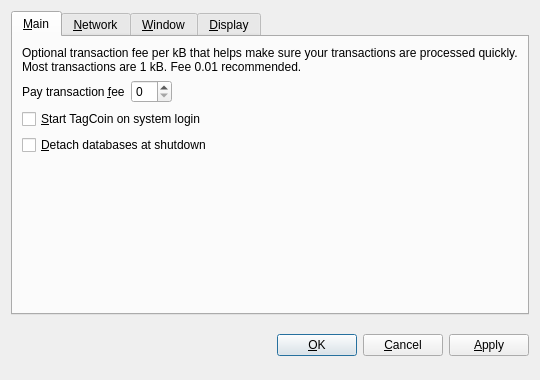
<?xml version="1.0" encoding="UTF-8"?>
<ui version="4.0">
 <class>OptionsDialog</class>
 <widget class="QDialog" name="OptionsDialog">
  <property name="geometry">
   <rect>
    <x>0</x>
    <y>0</y>
    <width>540</width>
    <height>380</height>
   </rect>
  </property>
  <property name="windowTitle">
   <string>Options</string>
  </property>
  <property name="modal">
   <bool>true</bool>
  </property>
  <layout class="QVBoxLayout" name="verticalLayout">
   <item>
    <widget class="QTabWidget" name="tabWidget">
     <property name="tabPosition">
      <enum>QTabWidget::North</enum>
     </property>
     <property name="currentIndex">
      <number>0</number>
     </property>
     <widget class="QWidget" name="tabMain">
      <attribute name="title">
       <string>&amp;Main</string>
      </attribute>
      <layout class="QVBoxLayout" name="verticalLayout_Main">
       <item>
        <widget class="QLabel" name="transactionFeeInfoLabel">
         <property name="text">
          <string>Optional transaction fee per kB that helps make sure your transactions are processed quickly. Most transactions are 1 kB. Fee 0.01 recommended.</string>
         </property>
         <property name="textFormat">
          <enum>Qt::PlainText</enum>
         </property>
         <property name="wordWrap">
          <bool>true</bool>
         </property>
        </widget>
       </item>
       <item>
        <layout class="QHBoxLayout" name="horizontalLayout_Main">
         <item>
          <widget class="QLabel" name="transactionFeeLabel">
           <property name="text">
            <string>Pay transaction &amp;fee</string>
           </property>
           <property name="textFormat">
            <enum>Qt::PlainText</enum>
           </property>
           <property name="buddy">
            <cstring>transactionFee</cstring>
           </property>
          </widget>
         </item>
         <item>
          <widget class="BitcoinAmountField" name="transactionFee"/>
         </item>
         <item>
          <spacer name="horizontalSpacer_Main">
           <property name="orientation">
            <enum>Qt::Horizontal</enum>
           </property>
           <property name="sizeHint" stdset="0">
            <size>
             <width>40</width>
             <height>20</height>
            </size>
           </property>
          </spacer>
         </item>
        </layout>
       </item>
       <item>
        <widget class="QCheckBox" name="bitcoinAtStartup">
         <property name="toolTip">
          <string>Automatically start TagCoin after logging in to the system.</string>
         </property>
         <property name="text">
          <string>&amp;Start TagCoin on system login</string>
         </property>
        </widget>
       </item>
       <item>
        <widget class="QCheckBox" name="detachDatabases">
         <property name="toolTip">
          <string>Detach block and address databases at shutdown. This means they can be moved to another data directory, but it slows down shutdown. The wallet is always detached.</string>
         </property>
         <property name="text">
          <string>&amp;Detach databases at shutdown</string>
         </property>
        </widget>
       </item>
       <item>
        <spacer name="verticalSpacer_Main">
         <property name="orientation">
          <enum>Qt::Vertical</enum>
         </property>
         <property name="sizeHint" stdset="0">
          <size>
           <width>20</width>
           <height>40</height>
          </size>
         </property>
        </spacer>
       </item>
      </layout>
     </widget>
     <widget class="QWidget" name="tabNetwork">
      <attribute name="title">
       <string>&amp;Network</string>
      </attribute>
      <layout class="QVBoxLayout" name="verticalLayout_Network">
       <item>
        <widget class="QCheckBox" name="mapPortUpnp">
         <property name="toolTip">
          <string>Automatically open the TagCoin client port on the router. This only works when your router supports UPnP and it is enabled.</string>
         </property>
         <property name="text">
          <string>Map port using &amp;UPnP</string>
         </property>
        </widget>
       </item>
       <item>
        <widget class="QCheckBox" name="connectSocks">
         <property name="toolTip">
          <string>Connect to the TagCoin network through a SOCKS proxy (e.g. when connecting through Tor).</string>
         </property>
         <property name="text">
          <string>&amp;Connect through SOCKS proxy:</string>
         </property>
        </widget>
       </item>
       <item>
        <layout class="QHBoxLayout" name="horizontalLayout_Network">
         <item>
          <widget class="QLabel" name="proxyIpLabel">
           <property name="text">
            <string>Proxy &amp;IP:</string>
           </property>
           <property name="textFormat">
            <enum>Qt::PlainText</enum>
           </property>
           <property name="buddy">
            <cstring>proxyIp</cstring>
           </property>
          </widget>
         </item>
         <item>
          <widget class="QValidatedLineEdit" name="proxyIp">
           <property name="maximumSize">
            <size>
             <width>140</width>
             <height>16777215</height>
            </size>
           </property>
           <property name="toolTip">
            <string>IP address of the proxy (e.g. 127.0.0.1)</string>
           </property>
          </widget>
         </item>
         <item>
          <widget class="QLabel" name="proxyPortLabel">
           <property name="text">
            <string>&amp;Port:</string>
           </property>
           <property name="textFormat">
            <enum>Qt::PlainText</enum>
           </property>
           <property name="buddy">
            <cstring>proxyPort</cstring>
           </property>
          </widget>
         </item>
         <item>
          <widget class="QLineEdit" name="proxyPort">
           <property name="maximumSize">
            <size>
             <width>55</width>
             <height>16777215</height>
            </size>
           </property>
           <property name="toolTip">
            <string>Port of the proxy (e.g. 9050)</string>
           </property>
          </widget>
         </item>
         <item>
          <widget class="QLabel" name="socksVersionLabel">
           <property name="text">
            <string>SOCKS &amp;Version:</string>
           </property>
           <property name="textFormat">
            <enum>Qt::PlainText</enum>
           </property>
           <property name="buddy">
            <cstring>socksVersion</cstring>
           </property>
          </widget>
         </item>
         <item>
          <widget class="QValueComboBox" name="socksVersion">
           <property name="toolTip">
            <string>SOCKS version of the proxy (e.g. 5)</string>
           </property>
          </widget>
         </item>
         <item>
          <spacer name="horizontalSpacer_Network">
           <property name="orientation">
            <enum>Qt::Horizontal</enum>
           </property>
           <property name="sizeHint" stdset="0">
            <size>
             <width>40</width>
             <height>20</height>
            </size>
           </property>
          </spacer>
         </item>
        </layout>
       </item>
       <item>
        <spacer name="verticalSpacer_Network">
         <property name="orientation">
          <enum>Qt::Vertical</enum>
         </property>
         <property name="sizeHint" stdset="0">
          <size>
           <width>20</width>
           <height>40</height>
          </size>
         </property>
        </spacer>
       </item>
      </layout>
     </widget>
     <widget class="QWidget" name="tabWindow">
      <attribute name="title">
       <string>&amp;Window</string>
      </attribute>
      <layout class="QVBoxLayout" name="verticalLayout_Window">
       <item>
        <widget class="QCheckBox" name="minimizeToTray">
         <property name="toolTip">
          <string>Show only a tray icon after minimizing the window.</string>
         </property>
         <property name="text">
          <string>&amp;Minimize to the tray instead of the taskbar</string>
         </property>
        </widget>
       </item>
       <item>
        <widget class="QCheckBox" name="minimizeOnClose">
         <property name="toolTip">
          <string>Minimize instead of exit the application when the window is closed. When this option is enabled, the application will be closed only after selecting Quit in the menu.</string>
         </property>
         <property name="text">
          <string>M&amp;inimize on close</string>
         </property>
        </widget>
       </item>
       <item>
        <spacer name="verticalSpacer_Window">
         <property name="orientation">
          <enum>Qt::Vertical</enum>
         </property>
         <property name="sizeHint" stdset="0">
          <size>
           <width>20</width>
           <height>40</height>
          </size>
         </property>
        </spacer>
       </item>
      </layout>
     </widget>
     <widget class="QWidget" name="tabDisplay">
      <attribute name="title">
       <string>&amp;Display</string>
      </attribute>
      <layout class="QVBoxLayout" name="verticalLayout_Display">
       <item>
        <layout class="QHBoxLayout" name="horizontalLayout_1_Display">
         <item>
          <widget class="QLabel" name="langLabel">
           <property name="text">
            <string>User Interface &amp;language:</string>
           </property>
           <property name="textFormat">
            <enum>Qt::PlainText</enum>
           </property>
           <property name="buddy">
            <cstring>lang</cstring>
           </property>
          </widget>
         </item>
         <item>
          <widget class="QValueComboBox" name="lang">
           <property name="toolTip">
            <string>The user interface language can be set here. This setting will take effect after restarting TagCoin.</string>
           </property>
          </widget>
         </item>
        </layout>
       </item>
       <item>
        <layout class="QHBoxLayout" name="horizontalLayout_2_Display">
         <item>
          <widget class="QLabel" name="unitLabel">
           <property name="text">
            <string>&amp;Unit to show amounts in:</string>
           </property>
           <property name="textFormat">
            <enum>Qt::PlainText</enum>
           </property>
           <property name="buddy">
            <cstring>unit</cstring>
           </property>
          </widget>
         </item>
         <item>
          <widget class="QValueComboBox" name="unit">
           <property name="toolTip">
            <string>Choose the default subdivision unit to show in the interface and when sending coins.</string>
           </property>
          </widget>
         </item>
        </layout>
       </item>
       <item>
        <widget class="QCheckBox" name="displayAddresses">
         <property name="toolTip">
          <string>Whether to show TagCoin addresses in the transaction list or not.</string>
         </property>
         <property name="text">
          <string>&amp;Display addresses in transaction list</string>
         </property>
        </widget>
       </item>
       <item>
        <spacer name="verticalSpacer_Display">
         <property name="orientation">
          <enum>Qt::Vertical</enum>
         </property>
         <property name="sizeHint" stdset="0">
          <size>
           <width>20</width>
           <height>40</height>
          </size>
         </property>
        </spacer>
       </item>
      </layout>
     </widget>
    </widget>
   </item>
   <item>
    <layout class="QHBoxLayout" name="horizontalLayout_Buttons">
     <item>
      <spacer name="horizontalSpacer_1">
       <property name="orientation">
        <enum>Qt::Horizontal</enum>
       </property>
       <property name="sizeHint" stdset="0">
        <size>
         <width>40</width>
         <height>48</height>
        </size>
       </property>
      </spacer>
     </item>
     <item>
      <widget class="QLabel" name="statusLabel">
       <property name="font">
        <font>
         <weight>75</weight>
         <bold>true</bold>
        </font>
       </property>
       <property name="text">
        <string/>
       </property>
       <property name="textFormat">
        <enum>Qt::PlainText</enum>
       </property>
       <property name="wordWrap">
        <bool>true</bool>
       </property>
      </widget>
     </item>
     <item>
      <spacer name="horizontalSpacer_2">
       <property name="orientation">
        <enum>Qt::Horizontal</enum>
       </property>
       <property name="sizeHint" stdset="0">
        <size>
         <width>40</width>
         <height>48</height>
        </size>
       </property>
      </spacer>
     </item>
     <item>
      <widget class="QPushButton" name="okButton">
       <property name="text">
        <string>&amp;OK</string>
       </property>
      </widget>
     </item>
     <item>
      <widget class="QPushButton" name="cancelButton">
       <property name="text">
        <string>&amp;Cancel</string>
       </property>
       <property name="autoDefault">
        <bool>false</bool>
       </property>
      </widget>
     </item>
     <item>
      <widget class="QPushButton" name="applyButton">
       <property name="text">
        <string>&amp;Apply</string>
       </property>
       <property name="autoDefault">
        <bool>false</bool>
       </property>
      </widget>
     </item>
    </layout>
   </item>
  </layout>
 </widget>
 <customwidgets>
  <customwidget>
   <class>BitcoinAmountField</class>
   <extends>QSpinBox</extends>
   <header>bitcoinamountfield.h</header>
  </customwidget>
  <customwidget>
   <class>QValueComboBox</class>
   <extends>QComboBox</extends>
   <header>qvaluecombobox.h</header>
  </customwidget>
  <customwidget>
   <class>QValidatedLineEdit</class>
   <extends>QLineEdit</extends>
   <header>qvalidatedlineedit.h</header>
  </customwidget>
 </customwidgets>
 <resources/>
 <connections/>
</ui>
